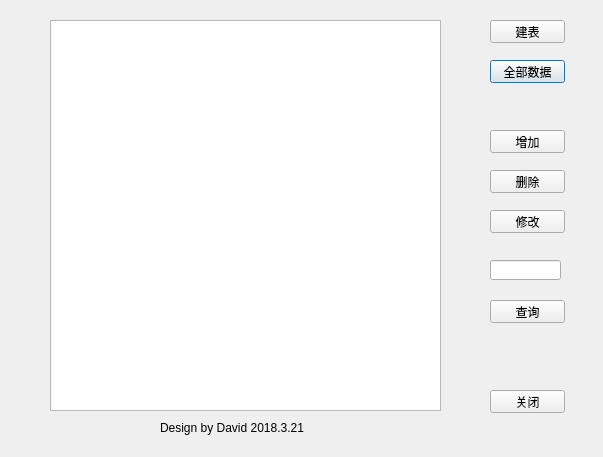
<?xml version="1.0" encoding="UTF-8"?>
<ui version="4.0">
 <class>Main</class>
 <widget class="QDialog" name="Main">
  <property name="windowModality">
   <enum>Qt::NonModal</enum>
  </property>
  <property name="geometry">
   <rect>
    <x>0</x>
    <y>0</y>
    <width>603</width>
    <height>457</height>
   </rect>
  </property>
  <property name="windowTitle">
   <string>SQLserver基本操作</string>
  </property>
  <widget class="QTableView" name="tableView">
   <property name="geometry">
    <rect>
     <x>50</x>
     <y>20</y>
     <width>391</width>
     <height>391</height>
    </rect>
   </property>
  </widget>
  <widget class="QPushButton" name="pushButton">
   <property name="geometry">
    <rect>
     <x>490</x>
     <y>60</y>
     <width>75</width>
     <height>23</height>
    </rect>
   </property>
   <property name="text">
    <string>全部数据</string>
   </property>
  </widget>
  <widget class="QLabel" name="label">
   <property name="geometry">
    <rect>
     <x>160</x>
     <y>420</y>
     <width>231</width>
     <height>16</height>
    </rect>
   </property>
   <property name="text">
    <string>Design by David 2018.3.21</string>
   </property>
  </widget>
  <widget class="QLineEdit" name="lineEdit">
   <property name="geometry">
    <rect>
     <x>490</x>
     <y>260</y>
     <width>71</width>
     <height>20</height>
    </rect>
   </property>
  </widget>
  <widget class="QPushButton" name="pushButton_2">
   <property name="geometry">
    <rect>
     <x>490</x>
     <y>130</y>
     <width>75</width>
     <height>23</height>
    </rect>
   </property>
   <property name="text">
    <string>增加</string>
   </property>
  </widget>
  <widget class="QPushButton" name="pushButton_3">
   <property name="geometry">
    <rect>
     <x>490</x>
     <y>210</y>
     <width>75</width>
     <height>23</height>
    </rect>
   </property>
   <property name="text">
    <string>修改</string>
   </property>
  </widget>
  <widget class="QPushButton" name="pushButton_4">
   <property name="geometry">
    <rect>
     <x>490</x>
     <y>170</y>
     <width>75</width>
     <height>23</height>
    </rect>
   </property>
   <property name="text">
    <string>删除</string>
   </property>
  </widget>
  <widget class="QPushButton" name="pushButton_5">
   <property name="geometry">
    <rect>
     <x>490</x>
     <y>390</y>
     <width>75</width>
     <height>23</height>
    </rect>
   </property>
   <property name="text">
    <string>关闭</string>
   </property>
  </widget>
  <widget class="QPushButton" name="pushButton_6">
   <property name="geometry">
    <rect>
     <x>490</x>
     <y>300</y>
     <width>75</width>
     <height>23</height>
    </rect>
   </property>
   <property name="text">
    <string>查询</string>
   </property>
  </widget>
  <widget class="QPushButton" name="pushButton_7">
   <property name="geometry">
    <rect>
     <x>490</x>
     <y>20</y>
     <width>75</width>
     <height>23</height>
    </rect>
   </property>
   <property name="text">
    <string>建表</string>
   </property>
  </widget>
 </widget>
 <resources/>
 <connections>
  <connection>
   <sender>pushButton</sender>
   <signal>clicked()</signal>
   <receiver>Main</receiver>
   <slot>btnAll()</slot>
   <hints>
    <hint type="sourcelabel">
     <x>544</x>
     <y>82</y>
    </hint>
    <hint type="destinationlabel">
     <x>602</x>
     <y>73</y>
    </hint>
   </hints>
  </connection>
  <connection>
   <sender>pushButton_2</sender>
   <signal>clicked()</signal>
   <receiver>Main</receiver>
   <slot>btnInsert()</slot>
   <hints>
    <hint type="sourcelabel">
     <x>561</x>
     <y>135</y>
    </hint>
    <hint type="destinationlabel">
     <x>602</x>
     <y>118</y>
    </hint>
   </hints>
  </connection>
  <connection>
   <sender>pushButton_4</sender>
   <signal>clicked()</signal>
   <receiver>Main</receiver>
   <slot>btnDelete()</slot>
   <hints>
    <hint type="sourcelabel">
     <x>538</x>
     <y>173</y>
    </hint>
    <hint type="destinationlabel">
     <x>602</x>
     <y>160</y>
    </hint>
   </hints>
  </connection>
  <connection>
   <sender>pushButton_3</sender>
   <signal>clicked()</signal>
   <receiver>Main</receiver>
   <slot>btnUpdate()</slot>
   <hints>
    <hint type="sourcelabel">
     <x>560</x>
     <y>232</y>
    </hint>
    <hint type="destinationlabel">
     <x>577</x>
     <y>191</y>
    </hint>
   </hints>
  </connection>
  <connection>
   <sender>pushButton_6</sender>
   <signal>clicked()</signal>
   <receiver>Main</receiver>
   <slot>btnQuery()</slot>
   <hints>
    <hint type="sourcelabel">
     <x>560</x>
     <y>300</y>
    </hint>
    <hint type="destinationlabel">
     <x>572</x>
     <y>338</y>
    </hint>
   </hints>
  </connection>
  <connection>
   <sender>pushButton_5</sender>
   <signal>clicked()</signal>
   <receiver>Main</receiver>
   <slot>btnClose()</slot>
   <hints>
    <hint type="sourcelabel">
     <x>545</x>
     <y>436</y>
    </hint>
    <hint type="destinationlabel">
     <x>559</x>
     <y>418</y>
    </hint>
   </hints>
  </connection>
  <connection>
   <sender>pushButton_7</sender>
   <signal>clicked()</signal>
   <receiver>Main</receiver>
   <slot>btnCreate()</slot>
   <hints>
    <hint type="sourcelabel">
     <x>526</x>
     <y>32</y>
    </hint>
    <hint type="destinationlabel">
     <x>488</x>
     <y>22</y>
    </hint>
   </hints>
  </connection>
 </connections>
 <slots>
  <slot>btnAll()</slot>
  <slot>btnInsert()</slot>
  <slot>btnDelete()</slot>
  <slot>btnUpdate()</slot>
  <slot>btnQuery()</slot>
  <slot>btnClose()</slot>
  <slot>btnCreate()</slot>
 </slots>
</ui>
